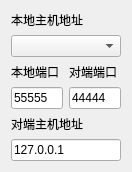
<?xml version="1.0" encoding="UTF-8"?>
<ui version="4.0">
 <class>UdpSAKIODeviceControler</class>
 <widget class="QWidget" name="UdpSAKIODeviceControler">
  <property name="geometry">
   <rect>
    <x>0</x>
    <y>0</y>
    <width>132</width>
    <height>144</height>
   </rect>
  </property>
  <property name="windowTitle">
   <string>Form</string>
  </property>
  <layout class="QGridLayout" name="gridLayout">
   <item row="2" column="0">
    <widget class="QLabel" name="label_2">
     <property name="text">
      <string>本地端口</string>
     </property>
    </widget>
   </item>
   <item row="3" column="0">
    <widget class="QLineEdit" name="lineEditPort">
     <property name="sizePolicy">
      <sizepolicy hsizetype="Preferred" vsizetype="Fixed">
       <horstretch>0</horstretch>
       <verstretch>0</verstretch>
      </sizepolicy>
     </property>
     <property name="text">
      <string>55555</string>
     </property>
    </widget>
   </item>
   <item row="3" column="1">
    <widget class="QLineEdit" name="lineEditPeerPort">
     <property name="sizePolicy">
      <sizepolicy hsizetype="Preferred" vsizetype="Fixed">
       <horstretch>0</horstretch>
       <verstretch>0</verstretch>
      </sizepolicy>
     </property>
     <property name="text">
      <string>44444</string>
     </property>
    </widget>
   </item>
   <item row="2" column="1">
    <widget class="QLabel" name="label_4">
     <property name="text">
      <string>对端端口</string>
     </property>
    </widget>
   </item>
   <item row="5" column="0" colspan="2">
    <widget class="QLineEdit" name="lineEditPeerHostAddress">
     <property name="sizePolicy">
      <sizepolicy hsizetype="Preferred" vsizetype="Fixed">
       <horstretch>0</horstretch>
       <verstretch>0</verstretch>
      </sizepolicy>
     </property>
     <property name="text">
      <string>127.0.0.1</string>
     </property>
    </widget>
   </item>
   <item row="1" column="0" colspan="2">
    <widget class="QComboBox" name="comboBoxHostAddress"/>
   </item>
   <item row="4" column="0" colspan="2">
    <widget class="QLabel" name="label_3">
     <property name="text">
      <string>对端主机地址</string>
     </property>
    </widget>
   </item>
   <item row="0" column="0" colspan="2">
    <widget class="QLabel" name="label">
     <property name="text">
      <string>本地主机地址</string>
     </property>
    </widget>
   </item>
  </layout>
 </widget>
 <resources/>
 <connections/>
</ui>
